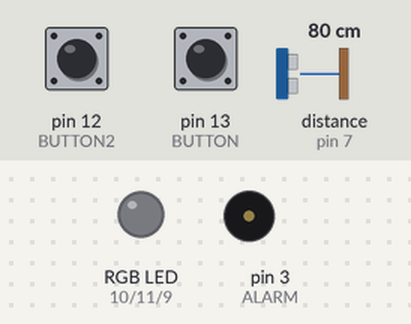
Recording of a sketch running on a simulated Arduino Uno, built with avr-gcc and run on an emulated ATmega328P. Shown: an RGB LED mixed from three pins (HIGH = lit), buzzer (waves = sounding). The test bench sets the inputs (shaded band); at power-on: pin 13 (BUTTON) HIGH, pin 12 (BUTTON2) HIGH, distance to the obstacle (sensor on pin 7) 80 cm. The echo pulse lasts 58.3 µs per cm; what the sketch prints to the serial monitor is not drawn.

Above: at 10.8 s.
10.9 s: pin 13 (BUTTON) pulled LOW for 0.15 s
At 13.78 s:
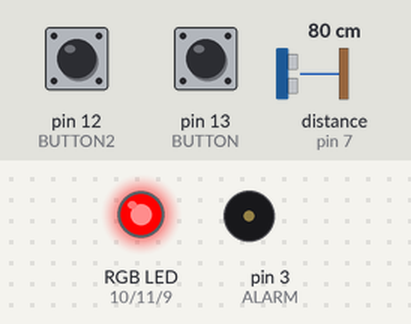
14.0 s: pin 12 (BUTTON2) pulled LOW for 0.15 s
At 14.9 s:
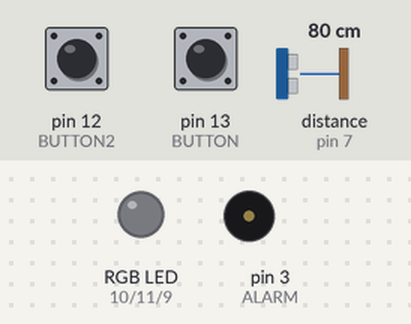
15.6 s: pin 13 (BUTTON) pulled LOW for 1 s
At 19.3 s:
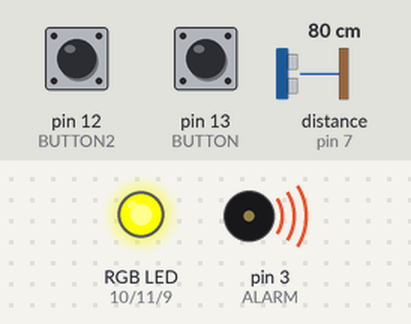
19.6 s: pin 12 (BUTTON2) pulled LOW for 1 s
At 20.1 s:
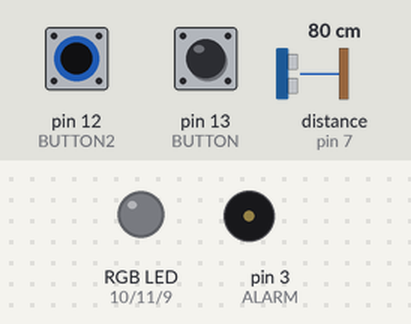
22.1 s: pin 13 (BUTTON) pulled LOW for 0.15 s
At 24.08 s:
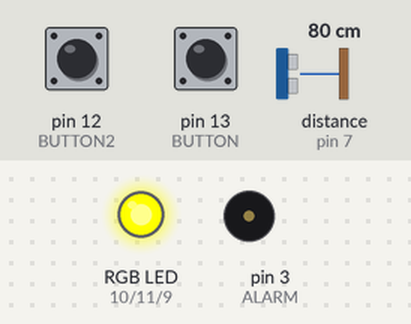
25.2 s: pin 12 (BUTTON2) pulled LOW for 3.2 s
At 25.9 s:
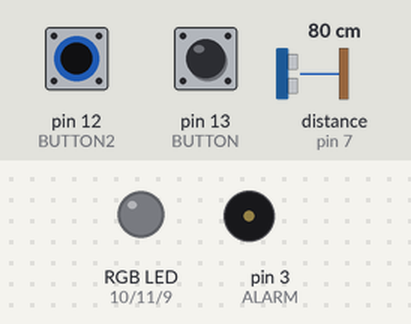
Timing chart, 0 to 28.2 s (numbered marks = the images above; inputs shaded):
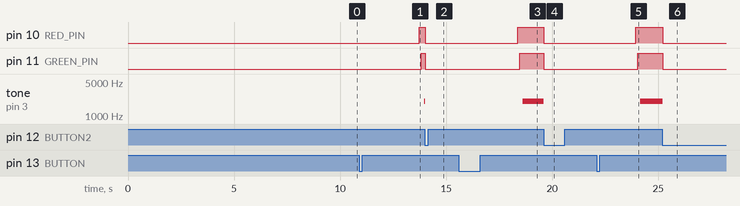

The sketch:

Alarm1.ino
```cpp
#include <NewPing.h>
#include <NewTone.h>

// Select which PWM-capable pins are to be used.
const int RED_PIN = 10;
const int GREEN_PIN = 11;
const int BLUE_PIN = 9;

const int TRIGGER_PIN = 6;  // Arduino pin tied to trigger pin on the ultrasonic sensor.
const int ECHO_PIN = 7;  // Arduino pin tied to echo pin on the ultrasonic sensor.
const int MAX_DISTANCE = 200; // Maximum distance we want to ping for (in centimeters).

NewPing sonar(TRIGGER_PIN, ECHO_PIN, MAX_DISTANCE); // NewPing setup of pins and maximum distance.
boolean armed = false;
extern int triggerAmount = 0;

const int ALARM = 3;
float sinVal;
int toneVal;

const int BUTTON = 13;
const int BUTTON2 = 12;

void setup(){

 //set pinModes for RGB strip
   pinMode(RED_PIN,OUTPUT);
   pinMode(BLUE_PIN,OUTPUT);
   pinMode(GREEN_PIN,OUTPUT);

   pinMode(TRIGGER_PIN, OUTPUT);
   pinMode(ECHO_PIN, INPUT);

   pinMode(ALARM, OUTPUT);
   pinMode(BUTTON, INPUT);
   pinMode(BUTTON2, INPUT);

   //reset lights
   analogWrite(RED_PIN,0);
   analogWrite(BLUE_PIN,0);
   analogWrite(RED_PIN,0);

  delay(9600);
Serial.begin(115200); // Open serial monitor at 115200 baud to see ping results.
}

void loop(){
  if(digitalRead(BUTTON) == LOW) {      //Turn Alarm On
    Serial.println("system armed/n");
    armed = true;
  }
  if(digitalRead(BUTTON2) == LOW) {     //Turn Alarm Off
    Serial.println("system disarmed");
    armed = false;
    NewTone(ALARM, 0);
    color(0,0,0);
  }
  if (armed) {

    if(triggerAmount > 50){
      Serial.println("alarm triggered");
      triggerAmount = 0;
      alarm();
  }

    delay(50);// Wait 50ms between pings (about 20 pings/sec). 29ms should be the shortest delay between pings.
    unsigned int uS = sonar.ping(); // Send ping, get ping time in microseconds (uS).
    unsigned int distance = uS / US_ROUNDTRIP_CM;
    Serial.println(distance);

  if(distance < 100){
    Serial.println("sonar triggered");
    triggerAmount++;
  }
  }
}

void alarm(){
   color(255,0,0); //red
   delay(100);
   color(255,255,0); //yelow
   delay(100);

   for (int x=0; x<180; x++) {
    // convert degrees to radians then obtain sin value
    sinVal = (sin(x*(3.1412/180)));
    // generate a frequency from the sin value
    toneVal = 2000+(int(sinVal*1000));
    NewTone(ALARM, toneVal);
  }
}

//helper function enabling us to send a colour in one command
void color (unsigned char red, unsigned char green, unsigned char blue)     // the color generating function
{
    analogWrite(RED_PIN, red);
    analogWrite(BLUE_PIN, blue);
    analogWrite(GREEN_PIN, green);
}
```

Measured:
- after the input at 10.9 s, pin 10 (RED_PIN): LOW → HIGH after 2.8 s; pin 11 (GREEN_PIN): LOW → HIGH after 2.9 s; tone on pin 3 (ALARM): silent → 2017 Hz after 3.1 s
- after the input at 14.0 s, pin 10 (RED_PIN), pin 11 (GREEN_PIN): HIGH → LOW at once; tone on pin 3 (ALARM): 2017 Hz → silent at once
- after the input at 15.6 s, pin 10 (RED_PIN): LOW → HIGH after 2.8 s; pin 11 (GREEN_PIN): LOW → HIGH after 2.9 s; tone on pin 3 (ALARM): silent → 2017 Hz after 3.0 s
- after the input at 19.6 s, pin 10 (RED_PIN): HIGH → LOW at once; tone on pin 3 (ALARM): 2017 Hz → silent at once
- after the input at 22.1 s, pin 10 (RED_PIN): LOW → HIGH after 1.8 s; pin 11 (GREEN_PIN): LOW → HIGH after 1.9 s; tone on pin 3 (ALARM): silent → 2017 Hz after 2.1 s
- after the input at 25.2 s, pin 10 (RED_PIN): HIGH → LOW at once; tone on pin 3 (ALARM): 2017 Hz → silent at once
